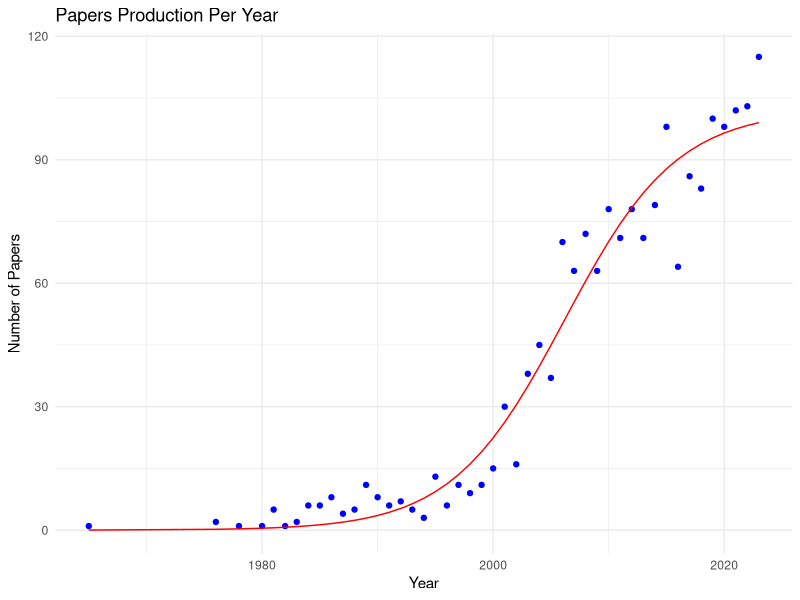

This chart was generated by the following R code:
# Load necessary libraries
library(ggplot2)
library(minpack.lm) # For non-linear least squares fitting

# Provided data
years <- c(
  1965, 1976, 1978, 1980, 1981, 1982, 1983, 1984, 1985, 1986, 1987, 1988, 1989, 1990, 1991, 1992, 1993, 1994, 1995, 1996,
  1997, 1998, 1999, 2000, 2001, 2002, 2003, 2004, 2005, 2006, 2007, 2008, 2009, 2010, 2011, 2012, 2013, 2014, 2015,
  2016, 2017, 2018, 2019, 2020, 2021, 2022, 2023
)
papers <- c(
  1, 2, 1, 1, 5, 1, 2, 6, 6, 8, 4, 5, 11, 8, 6, 7, 5, 3, 13, 6, 11, 9, 11, 15, 30, 16, 38, 45, 37, 70, 63, 72, 63, 78,
  71, 78, 71, 79, 98, 64, 86, 83, 100, 98, 102, 103, 115
)

# Define the logistic growth model
logistic_growth <- function(t, K, r, t0) {
  K / (1 + exp(-r * (t - t0)))
}

# Initial parameter guesses
start_params <- list(K = 150, r = 0.1, t0 = 2000)

# Fit the model using nlsLM from minpack.lm
fit <- nlsLM(papers ~ logistic_growth(years, K, r, t0), start = start_params)

# Extract fitted parameters
params <- coef(fit)

print(" ")
print(" params <- coef(fit) ")
print(params)
print(" ")
print(" ")

# Generate fitted values
fitted_papers <- logistic_growth(years, params["K"], params["r"], params["t0"])

# Plot the original data and the fitted model
data <- data.frame(years, papers, fitted_papers)

ggplot(data, aes(x = years)) +
  geom_point(aes(y = papers), color = "blue") +
  geom_line(aes(y = fitted_papers), color = "red") +
  labs(
    title = "Papers Production Per Year",
    x = "Year",
    y = "Number of Papers"
  ) +
  theme_minimal()



# Calculate AIC
aic <- AIC(fit)

# Calculate RMSE
rmse <- sqrt(mean((papers - fitted_papers)^2))

# Calculate R-squared
ss_total <- sum((papers - mean(papers))^2)
ss_residual <- sum((papers - fitted_papers)^2)
r_squared <- 1 - (ss_residual / ss_total)

# Print metrics
cat("AIC:", aic, "\n")
cat("RMSE:", rmse, "\n")
cat("R-squared:", r_squared, "\n")
